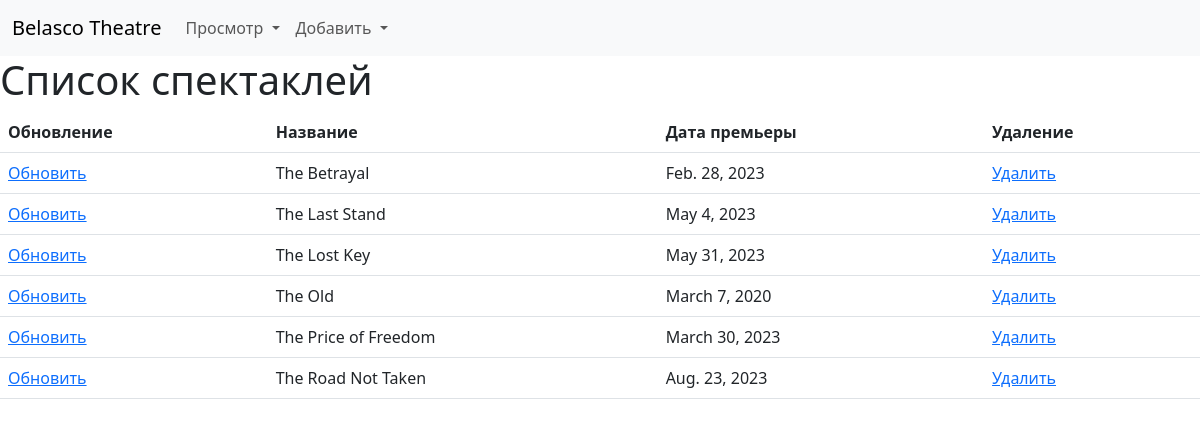
Page /plays/ on the committed database.
### core/models.py (models this page shows, shortened)
class Play(models.Model):
    title = models.CharField('Название', max_length=255)
    premiere_date = models.DateField('Дата премьеры')
    class Meta:
        verbose_name = 'Спектакль'
        verbose_name_plural = 'Спектакли'
        ordering = ('title',)

### core/views.py (the view)
# urls.py: path('plays/', views.PlayList.as_view(), name='plays'),
class PlayList(ListView):
    model = models.Play
    template_name = 'core/plays.html'
    context_object_name = 'plays'

### core/templates/core/plays.html (shortened to what this page needs)
{% extends 'core/base.html' %}
{% block content %}
    <h1>Список спектаклей</h1>
    <table class="table table-hover">
        <thead>
            <tr>
                <th scope="col">Обновление</th>
                <th scope="col">Название</th>
                <th scope="col">Дата премьеры</th>
                <th scope="col">Удаление</th>
            </tr>
        </thead>
        <tbody>
            {% for play in plays %}
                <tr>
                    <td>
                        <a href="{% url 'core:play_update' play.pk %}">
                            Обновить
                        </a>
                    </td>
                    <td>{{ play.title }}</td>
                    <td>{{ play.premiere_date }}</td>
                    <td>
                        <a href="{% url 'core:play_delete' play.pk %}">
                            Удалить
                        </a>
                    </td>
                </tr>
            {% endfor %}
        </tbody>
    </table>
{% endblock %}

### rows in the picture
Play: title "The Betrayal", premiere_date "Feb. 28, 2023"
Play: title "The Last Stand", premiere_date "May 4, 2023"
Play: title "The Lost Key", premiere_date "May 31, 2023"
Play: title "The Old", premiere_date "March 7, 2020"
Play: title "The Price of Freedom", premiere_date "March 30, 2023"
Play: title "The Road Not Taken", premiere_date "Aug. 23, 2023"
